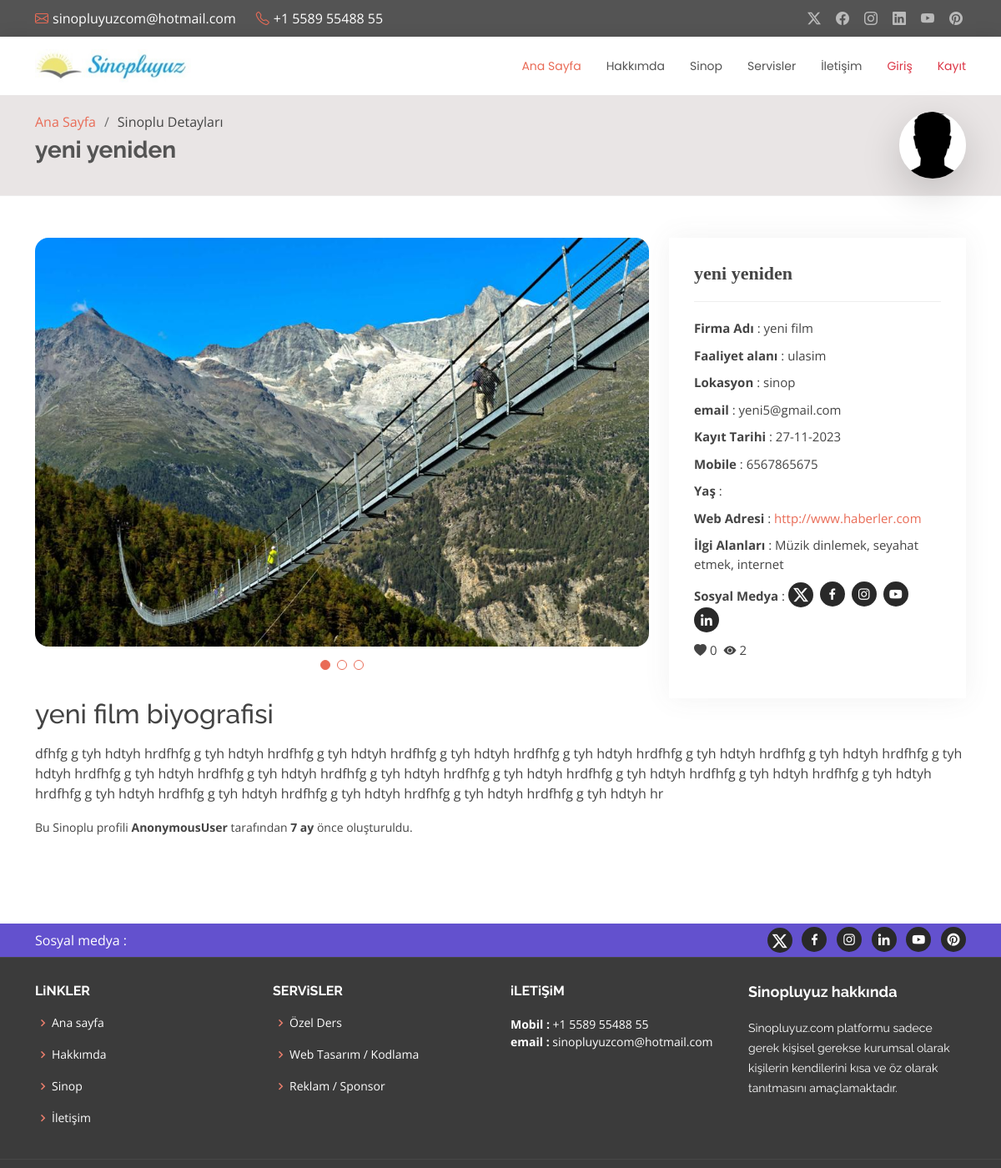
/yeniyeniden-eb3aac2b43/, run on the app's committed database.
### users/models.py (models this page shows, shortened)
class UserProfile(models.Model):
    CategoryChoices = [
        ('egitim', 'Eğitim'),
        ('saglik' ,'Sağlık' ),
        ('insaat' ,'İnşaat '),
        ('gida' , 'Gıda'),
        ('ulasim' ,'Ulaşım' ),
        ('diger' , 'Diğer')
    ]
    CityChoices = [
        ('istanbul' , 'İstanbul'),
        ('sinop' ,'Sinop' ),
        ('ankara' ,'Ankara' )
    ]
    OPTIONS = (
        ('e', 'odendi'),
        ('h', 'odenmedi')
    )
    user=models.OneToOneField(User,on_delete=models.CASCADE)
    first_name = models.CharField( max_length=30)
    last_name = models.CharField( max_length=30)
    firm_name = models.CharField( max_length=25, null=True, blank=True)
    biography = models.TextField(max_length=50000, blank=True, null=True )
    phone_number = models.IntegerField( blank=True, null=True)
    category = models.CharField( max_length=20,  blank=True, null=True, choices=CategoryChoices)
    city = models.CharField( max_length=20,  blank=True, null=True, choices=CityChoices)
    web_adres = models.URLField(blank=True, null=True, default='')
    profile_pic1 = ResizedImageField(upload_to=user_directory_path, crop=['middle', 'center'])
    profile_pic2 = ResizedImageField(upload_to=user_directory_path, crop=['middle', 'center'])
    profile_pic3 = ResizedImageField(upload_to=user_directory_path, crop=['middle', 'center'])
    avatar = ResizedImageField(size=[150, 150], upload_to=user_directory_path, crop=['middle', 'center'], blank=True, null=True)
    register_date = models.DateTimeField(verbose_name = 'kayıt tarihi', auto_now_add = True)
    instagram = models.URLField( max_length=100, blank=True)
    facebook = models.URLField( max_length=100, blank=True)
    twitter = models.URLField( max_length=100, blank=True)
    youtube = models.URLField( max_length=100, blank=True, null=True)
    linkedin = models.URLField( max_length=100, blank=True, null=True)
    pinterest = models.URLField( max_length=100, blank=True, null=True)
    paid_status = models.CharField(max_length=10, choices=OPTIONS, default='e')
    age = models.IntegerField(blank=True, null=True)
    interests = models.CharField(max_length = 255, null = True, blank = True )
    my_checkbox = models.BooleanField()
    FilterFields = ['category', 'city']
    slug = models.SlugField( blank=True, unique=True )
    def view_count(self):
        return self.profileview_set.all().count()
    def like_count(self):
        return self.like_set.all().count()
    class Meta:
        ordering = ["register_date"]
        verbose_name_plural = "sinoplu listesi"

### users/views.py (the view)
# urls.py: path('<slug:slug>/', sinoplu_detail, name='detail'),
def sinoplu_detail(request, slug):
    sinoplulardan = UserProfile.objects.get(slug=slug)
    if sinoplulardan.interests:
        converted_interests = sinoplulardan.interests.replace("'", "").replace("[", "").replace("]", "").capitalize()
    else:
        converted_interests = sinoplulardan.interests
    if request.user.is_authenticated :
        ProfileView.objects.get_or_create(user=request.user, view_and_like = sinoplulardan)
    context = {
        'sinoplu': sinoplulardan,
        'converted_interests':converted_interests,
    }
    return render(request, 'users/sinoplu_details.html', context)

### users/templates/users/sinoplu_details.html (shortened to what this page needs)
{% extends 'users/partials/_base.html' %}
{% load static %}
{% block content %}
  <main id="main" >
    <section id="breadcrumbs" class="breadcrumbs">
      <div class="container d-flex justify-content-between ">
          <div class=" animate__animated animate__fadeInLeft">
            <ol>
              <li><a href="{% url 'list' %} ">Ana Sayfa</a></li>
              <li>Sinoplu Detayları</li>
            </ol>
            <h2>{{sinoplu.first_name}} {{sinoplu.last_name}}</h2>
          </div>
        <div class=" animate__animated animate__fadeInRight">
          {% if sinoplu.avatar %}<img src="{{ sinoplu.avatar.url }}" class="avatar rounded-circle shadow-lg" style="width: 80px;" alt="Avatar" />
          {% else %}<img src="{% static 'assets/img/user-man.jpg'%}" class="avatar rounded-circle shadow-lg" style="width: 80px;" alt="Avatar" />
          {% endif %}
        </div>
      </div>
    </section>
    <section id="portfolio-details" class="portfolio-details ">
      <div class="container ">
        <div class="row">
          <div class="col-lg-8 animate__animated animate__fadeInLeft">
            <div class="portfolio-details-slider swiper ">
              <div class="swiper-wrapper align-items-center ">
                <div class="swiper-slide ">
                  <img class='rounded-4 font-fa' src="{{ sinoplu.profile_pic1.url }}" alt="">
                </div>
              </div>
              <div class="swiper-pagination"></div>
            </div>
          </div>
          <div class="col-lg-4 content  animate__animated animate__fadeInRight">
            <div class="portfolio-info ">
              <h3 style="font-family:AnnieSignature">{{sinoplu.first_name}} {{sinoplu.last_name}}</h3>
              <ul>
                <li>{% if sinoplu.firm_name %}<strong>Firma Adı</strong> : {{sinoplu.firm_name}} {% else %}<strong> Firma Adı</strong>:  {% endif %}</li>
                <li>{% if sinoplu.category %}<strong>Faaliyet alanı</strong> : {{sinoplu.category}} {% else %}<strong> Faaliyet alanı</strong> :  {% endif %}</li>
                <li>{% if sinoplu.city %}<strong>Lokasyon</strong> : {{sinoplu.city}} {% else %}<strong> Lokasyon</strong>:  {% endif %}</li>
                <li>{% if sinoplu.user.email %}<strong>email</strong> : {{sinoplu.user.email}} {% else %}<strong> email</strong> :  {% endif %}</li>
                <li><strong>Kayıt Tarihi </strong> : {{sinoplu.register_date|date:'d-m-Y'}}</li>
                <li>{% if sinoplu.phone_number %}<strong>Mobile</strong> : {{sinoplu.phone_number}} {% else %}<strong> Mobile</strong> :  {% endif %}</li>
                <li>{% if sinoplu.age %}<strong>Yaş</strong> : {{sinoplu.age}} {% else %}<strong> Yaş</strong> :  {% endif %}</li>
                <li>{% if sinoplu.web_adres %}<strong> Web Adresi</strong> : <a href="{{sinoplu.web_adres}}" >{{sinoplu.web_adres}}</a>{% else %}<strong> Web Adresi</strong> : <a>www.sinopluyuz.com</a> {% endif %}</li>
                <li><strong>İlgi Alanları </strong>: {{ converted_interests }} </li>
                <li class='sinoplu-social-links'> <strong >Sosyal Medya</strong> :
                    {% if sinoplu.linkedin %}<a href="{{sinoplu.twitter}}" target="_blank" class="twitter me-1"><i class="bi bi-twitter-x"></i></a>{% else %}<a href="https://twitter.com/GalatasaraySK" target="_blank" class="twitter me-1"><i class="bi bi-twitter-x"></i></a>{% endif %}
                    {% if sinoplu.facebook %}<a href="{{sinoplu.facebook}}" target="_blank" class="facebook me-1"><i class="bx bxl-facebook"></i></a>{% else %}<a href="https://www.facebook.com/Galatasaray/?locale=tr_TR" target="_blank" class="facebook me-1"><i class="bx bxl-facebook"></i></a>{% endif %}
                    {% if sinoplu.instagram %}<a href="{{sinoplu.instagram}}" target="_blank" class="instagram me-1"><i class="bx bxl-instagram"></i></a>{% else %}<a href="https://www.instagram.com/galatasaray/" target="_blank" class="instagram me-1"><i class="bx bxl-instagram"></i></a>{% endif %}
                    {% if sinoplu.youtube%}<a href="{{sinoplu.youtube}}" target="_blank" class="youtube me-1"><i class="bx bxl-youtube"></i></a>{% else %}<a href="https://www.youtube.com/@sinopluyuz" target="_blank" class="youtube me-1"><i class="bx bxl-youtube"></i></a>{% endif %}
                    {% if sinoplu.linkedin %}<a href="{{sinoplu.linkedin}}" target="_blank" class="linkedin me-1"><i class="bx bxl-linkedin"></i></a>{% else %}<a href="https://www.linkedin.com/in/erdogansenturk/" target="_blank" class="linkedin me-1"><i class="bx bxl-linkedin"></i></a>{% endif %}
                </li>
                <li><span class="me-2"><i class="bi bi-heart-fill"></i> {{ sinoplu.like_count }}</span><span><i class="bi bi-eye-fill"></i> {{ sinoplu.view_count }}</span></li>
              </ul>
            </div>
          </div>
        </div>
          <h2 class="mb-3">{{sinoplu.firm_name}} biyografisi</h2>
          <p>{{sinoplu.biography|safe}} </p>
          <small>Bu Sinoplu profili <span class="fw-bold">{{user}} </span> tarafından <span class="fw-bold">{{ sinoplu.register_date|timesince}} </span> önce oluşturuldu.</small>
          <br>
          <br>
      </div>
    </section>
  </main>
{% endblock %}

### users/static/assets/css/style.css (style rules this page uses)
body { font-family: "Open Sans", sans-serif; color: #444444; }
a { color: #e96b56; text-decoration: none; }
h1, h2, h3, h4, h5, h6 { font-family: "Raleway", sans-serif; }
section { padding: 0 0 80px 0; }
.breadcrumbs { padding: 20px 0 20px 0; background: #e9e5e5; border-bottom: 1px solid #ededed; margin-bottom: 40px; }
.breadcrumbs h2 { font-size: 28px; font-weight: 700; color: #545454; }
.breadcrumbs ol { display: flex; flex-wrap: wrap; list-style: none; padding: 0 0 5px 0; margin: 0; font-size: 16px; }
.breadcrumbs ol li + li { padding-left: 10px; }
.breadcrumbs ol li + li::before { display: inline-block; padding-right: 10px; color: #6e6e6e; content: "/"; }
.portfolio-details { padding-top: 10px; }
.portfolio-details .portfolio-details-slider .swiper-slide img { width: 100%; }
.portfolio-details .portfolio-details-slider .swiper-pagination { margin-top: 20px; position: relative; }
.portfolio-details .portfolio-info { padding: 30px; box-shadow: 0px 0 30px rgba(84, 84, 84, 0.08); }
.portfolio-details .portfolio-info h3 { font-size: 22px; font-weight: 700; margin-bottom: 20px; padding-bottom: 20px; border-bottom: 1px solid #eee; }
.portfolio-details .portfolio-info ul { list-style: none; padding: 0; font-size: 15px; }
.portfolio-details .portfolio-info ul li + li { margin-top: 10px; }
.sinoplu-social-links a { font-size: 18px; display: inline-block; background: #292929; color: #fff; line-height: 1; padding: 6px 0; border-radius: 50%; text-align: center; width: 30px; height: 30px; transition: 0.3s; }

### data on the page
UserProfile: first_name "yeni", last_name "yeniden", profile_pic1 (picture), firm_name "yeni film", category "ulasim", city "sinop", user.email "yeni5@gmail.com", register_date "27-11-2023", phone_number "6567865675", web_adres "http://www.haberler.com", like_count "0", view_count "2", biography "dfhfg g tyh hdtyh hrdfhfg g tyh hdtyh hrdfhfg g tyh hdtyh hrdfhfg g tyh hdtyh hrdfhfg g tyh hdtyh hrdfhfg g tyh hdtyh hrdfhfg g tyh hdtyh hrdfhfg g tyh hdtyh hrdfhfg g tyh hdtyh hrdfhfg g tyh hdtyh hrdfhfg g tyh hdtyh hrdfhfg g tyh hdtyh hrdfhfg g tyh hdtyh hrdfhfg g tyh hdtyh hrdfhfg g tyh hdtyh hrdfhfg g tyh hdtyh hrdfhfg g tyh hdtyh hrdfhfg g tyh hdtyh hrdfhfg g tyh hdtyh hrdfhfg g tyh hdtyh hr", register_date "7 ay"

### other printed values
{{ converted_interests }} "Müzik dinlemek, seyahat etmek, internet"
{{ user }} "AnonymousUser"
